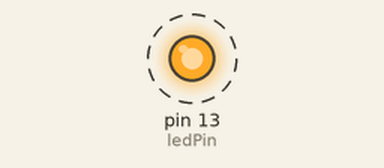
Simulated run of this sketch. Board: Arduino Uno, built with avr-gcc and run on an emulated ATmega328P. Parts: output pins drawn as LEDs (lit = HIGH). Dashed ring = blinking. What the sketch prints to the serial monitor is not drawn.

Above: at 0.5 s.
Timing chart, 0 to 4.6 s (numbered marks = the images above):
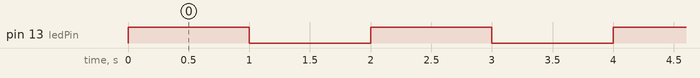

The sketch:

LED_blink_test.ino
```cpp
const int ledPin = 13; // set LED pin 13

void setup() {
    pinMode(ledPin, OUTPUT);
    Serial.begin(9600);
    Serial.println("LED Blink Test");
}

//LED Test, just to make sure the LED isn't dead
void loop() {
    digitalWrite(ledPin, HIGH);  // turn the LED on (HIGH is the voltage level)
    delay(1000);                      // wait for a second
    digitalWrite(ledPin, LOW);   // turn the LED off by making the voltage LOW
    delay(1000);                      // wait for a second

}
```

Measured:
- by itself, pin 13 (ledPin): alternates HIGH for 1.0 s and LOW for 1.0 s
